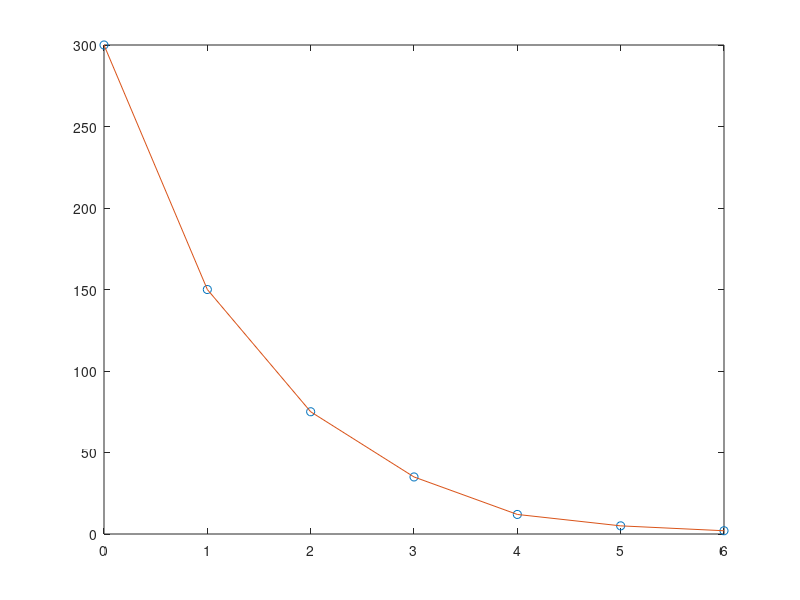

Source code (MATLAB):
clearvars;
times = 0:6; 
temperatures = [300 150 75 35 12 5 2];
polyfit(times, temperatures, 5);
plot(times, temperatures, 'o', times, temperatures);
